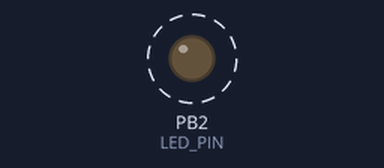
The program below on a simulated ATmega328P, built with avr-gcc and emulated at 16 MHz. On the bench: output pins drawn as LEDs (lit = HIGH). Dashed ring = blinking.

Above: at 0.4 s.
Timing chart, 0 to 4.6 s (numbered marks = the images above):
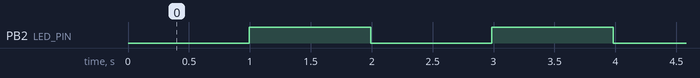

Measured:
- by itself, PB2 (LED_PIN): alternates HIGH for 1.0 s and LOW for 1.0 s

The program:

main.c
```c
#include <avr/io.h>
#include <util/delay.h>

#define BIT_SET(a, b) ((a) |= (1ULL << (b)))
#define BIT_CLEAR(a,b) ((a) &= ~(1ULL<<(b)))
#define BIT_FLIP(a,b) ((a) ^= (1ULL<<(b)))
#define BIT_CHECK(a,b) (!!((a) & (1ULL<<(b))))

// B (digital pin 8 to 13)
// C (analog input pins)
// D (digital pins 0 to 7)

#define LED_PIN 2

void checkAndHandleInput(){
    //Kolla o trtckt på knapp eller whatever
}

// int main(){

//     BIT_SET(DDRB, LED_PIN); //Sätt led_pin till output mode
//     //TCCR0A – Timer/Counter Control Register A
//     TCCR0B |=  (1 << CS02)|(1 << CS00); //Prescaler 1024
//     TCNT0 = 0;
//     int overflows = 0;

//     while(1){

//         //Check input
//         checkAndHandleInput();
//         //
//         if(TCNT0 == 255){
//             overflows++;
//             TCNT0 = 0;
//         }
//         if (overflows == 61)
//         {
//             BIT_FLIP(PORTB,LED_PIN);
//             overflows = 0;
//             TCNT0 = 0;            // reset counter
//         }

//     }

//     return 0;
// }


//I dont clear it - CTC
int main(){

    BIT_SET(DDRB, LED_PIN); //Sätt led_pin till output mode
    //TCCR0A – Timer/Counter Control Register A
    TCCR0B |=  (1 << CS02)|(1 << CS00); //Prescaler 1024
    TCNT0 = 0;
    int overflows = 0;

    while(1){

        //Check input
        checkAndHandleInput();
        //
        if(TCNT0 == 255){
            overflows++;
            TCNT0 = 0;
        }
        if (overflows == 61)
        {
            BIT_FLIP(PORTB,LED_PIN);
            overflows = 0;
            TCNT0 = 0;            // reset counter
        }

    }

    return 0;
}
```
